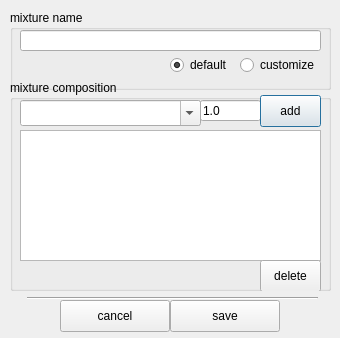
<?xml version="1.0" encoding="UTF-8"?>
<ui version="4.0">
 <class>Dialog</class>
 <widget class="QDialog" name="Dialog">
  <property name="geometry">
   <rect>
    <x>0</x>
    <y>0</y>
    <width>340</width>
    <height>338</height>
   </rect>
  </property>
  <property name="sizePolicy">
   <sizepolicy hsizetype="Fixed" vsizetype="Fixed">
    <horstretch>0</horstretch>
    <verstretch>0</verstretch>
   </sizepolicy>
  </property>
  <property name="windowTitle">
   <string>mixture</string>
  </property>
  <widget class="QGroupBox" name="groupBox">
   <property name="geometry">
    <rect>
     <x>10</x>
     <y>10</y>
     <width>321</width>
     <height>80</height>
    </rect>
   </property>
   <property name="title">
    <string>mixture name</string>
   </property>
   <property name="flat">
    <bool>true</bool>
   </property>
   <widget class="QLineEdit" name="txt_name">
    <property name="geometry">
     <rect>
      <x>10</x>
      <y>20</y>
      <width>301</width>
      <height>21</height>
     </rect>
    </property>
    <property name="readOnly">
     <bool>true</bool>
    </property>
   </widget>
   <widget class="QRadioButton" name="rbtn_deft">
    <property name="geometry">
     <rect>
      <x>160</x>
      <y>45</y>
      <width>71</width>
      <height>20</height>
     </rect>
    </property>
    <property name="text">
     <string>default</string>
    </property>
    <property name="checked">
     <bool>true</bool>
    </property>
   </widget>
   <widget class="QRadioButton" name="rbtn_cust">
    <property name="geometry">
     <rect>
      <x>230</x>
      <y>45</y>
      <width>91</width>
      <height>20</height>
     </rect>
    </property>
    <property name="text">
     <string>customize</string>
    </property>
   </widget>
  </widget>
  <widget class="QGroupBox" name="groupBox_2">
   <property name="geometry">
    <rect>
     <x>10</x>
     <y>80</y>
     <width>321</width>
     <height>211</height>
    </rect>
   </property>
   <property name="title">
    <string>mixture composition</string>
   </property>
   <property name="flat">
    <bool>true</bool>
   </property>
   <widget class="QComboBox" name="cb_sp">
    <property name="geometry">
     <rect>
      <x>10</x>
      <y>20</y>
      <width>181</width>
      <height>26</height>
     </rect>
    </property>
    <property name="editable">
     <bool>true</bool>
    </property>
    <property name="insertPolicy">
     <enum>QComboBox::NoInsert</enum>
    </property>
   </widget>
   <widget class="QLineEdit" name="txt_mole">
    <property name="geometry">
     <rect>
      <x>190</x>
      <y>20</y>
      <width>61</width>
      <height>21</height>
     </rect>
    </property>
    <property name="text">
     <string>1.0</string>
    </property>
    <property name="cursorPosition">
     <number>3</number>
    </property>
    <property name="cursorMoveStyle">
     <enum>Qt::LogicalMoveStyle</enum>
    </property>
   </widget>
   <widget class="QPushButton" name="btn_add_sp">
    <property name="geometry">
     <rect>
      <x>250</x>
      <y>15</y>
      <width>61</width>
      <height>32</height>
     </rect>
    </property>
    <property name="text">
     <string>add</string>
    </property>
    <property name="autoDefault">
     <bool>false</bool>
    </property>
    <property name="default">
     <bool>true</bool>
    </property>
   </widget>
   <widget class="QTableView" name="table_mix">
    <property name="geometry">
     <rect>
      <x>10</x>
      <y>50</y>
      <width>301</width>
      <height>131</height>
     </rect>
    </property>
    <property name="showGrid">
     <bool>false</bool>
    </property>
    <attribute name="horizontalHeaderVisible">
     <bool>false</bool>
    </attribute>
    <attribute name="verticalHeaderVisible">
     <bool>false</bool>
    </attribute>
   </widget>
   <widget class="QPushButton" name="btn_del_sp">
    <property name="geometry">
     <rect>
      <x>250</x>
      <y>180</y>
      <width>61</width>
      <height>32</height>
     </rect>
    </property>
    <property name="text">
     <string>delete</string>
    </property>
    <property name="autoDefault">
     <bool>false</bool>
    </property>
    <property name="default">
     <bool>false</bool>
    </property>
   </widget>
  </widget>
  <widget class="Line" name="line">
   <property name="geometry">
    <rect>
     <x>27</x>
     <y>290</y>
     <width>291</width>
     <height>16</height>
    </rect>
   </property>
   <property name="orientation">
    <enum>Qt::Horizontal</enum>
   </property>
  </widget>
  <widget class="QPushButton" name="btn_cancel">
   <property name="geometry">
    <rect>
     <x>60</x>
     <y>300</y>
     <width>110</width>
     <height>32</height>
    </rect>
   </property>
   <property name="text">
    <string>cancel</string>
   </property>
  </widget>
  <widget class="QPushButton" name="btn_save">
   <property name="geometry">
    <rect>
     <x>170</x>
     <y>300</y>
     <width>110</width>
     <height>32</height>
    </rect>
   </property>
   <property name="text">
    <string>save</string>
   </property>
  </widget>
 </widget>
 <resources/>
 <connections/>
</ui>
